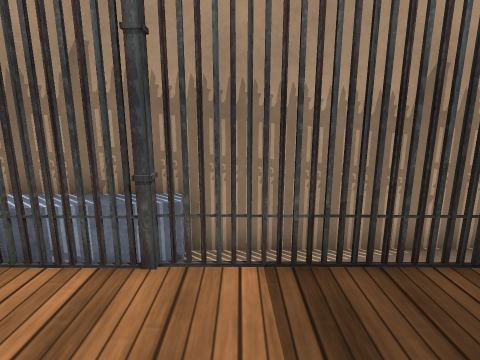
[1] (above)

17 first-person views from a walk through a Unity game level. The camera is 1.2 m above the floor, tilts 12° down and sees 80° across. The floor is counted in squares, 0.5 m on a side. Each view is taken from the middle of a square. On the plan, view 1 faces up. The plan holds only what a view shows up to about 18 squares ahead; the rest is blank. The place goes on beyond the plan. The player is left out. Some surface patterns are stand-ins.

[2]
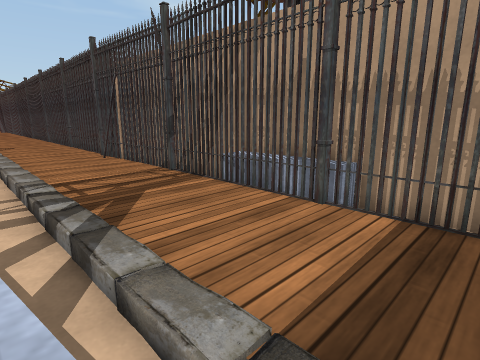

[3]
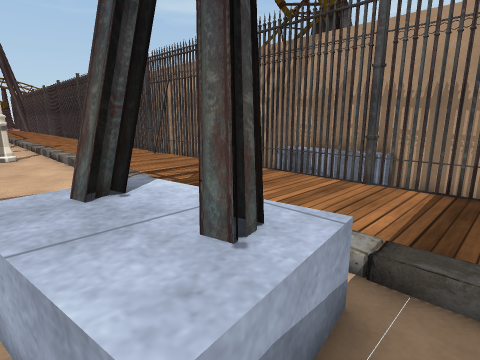

[4]
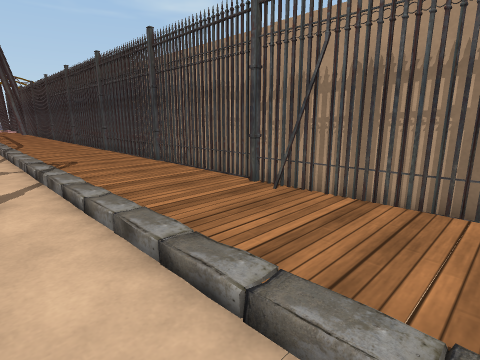

[5]
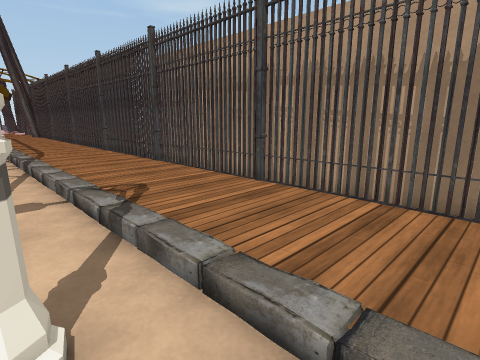

[6]
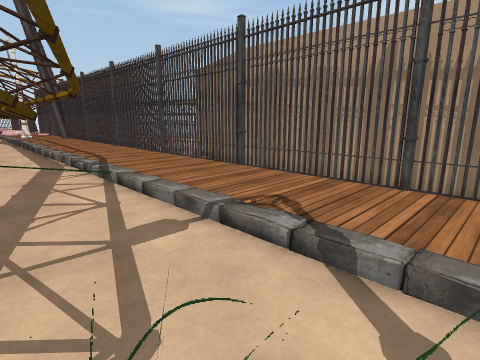

[7]
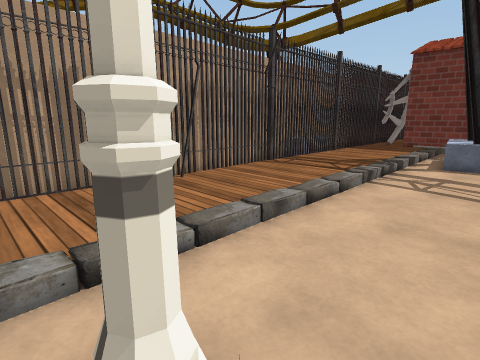

[8]
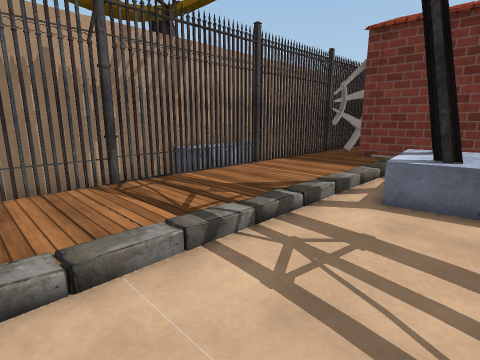

[9]
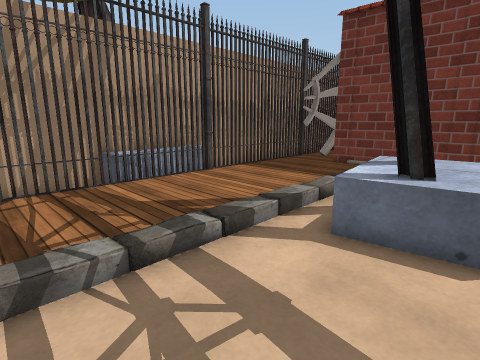

[10]
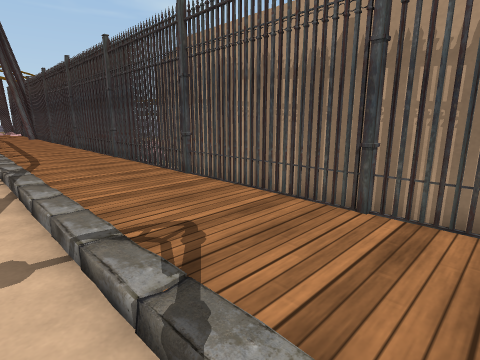

[11]
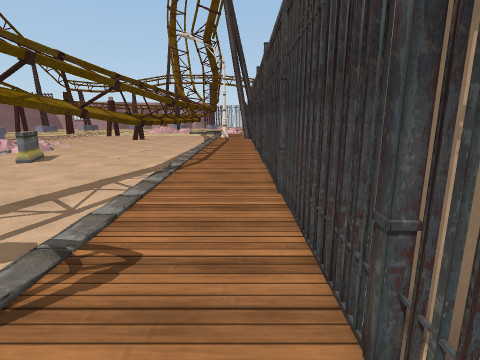

[12]
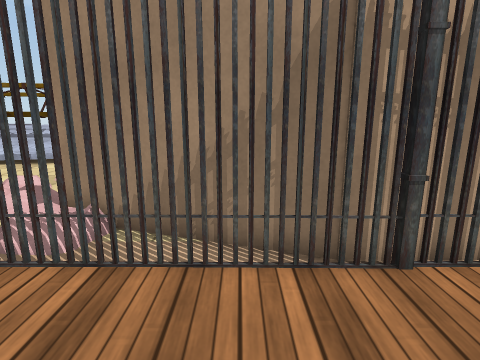

[13]
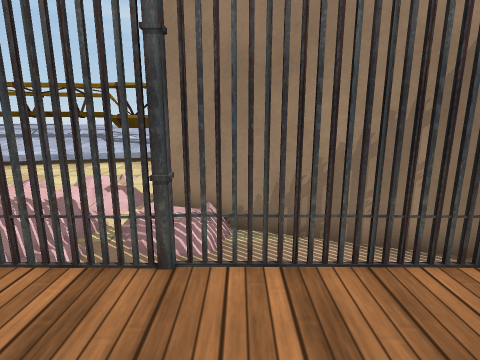

[14]
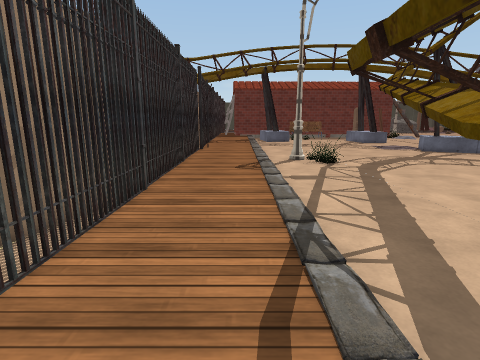

[15]
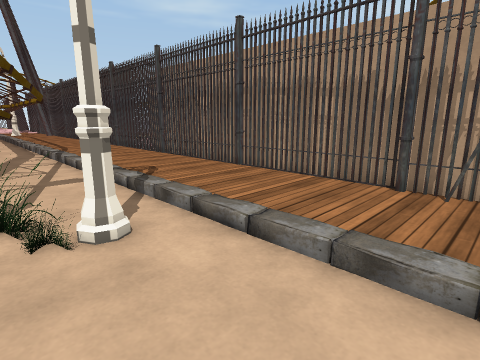

[16]
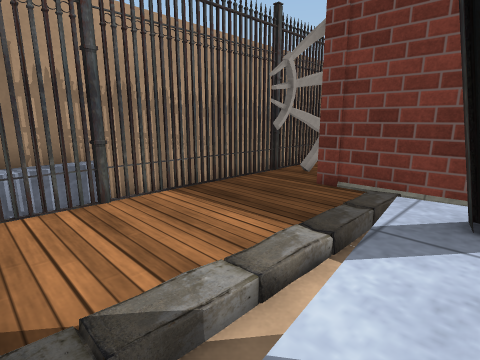

[17]
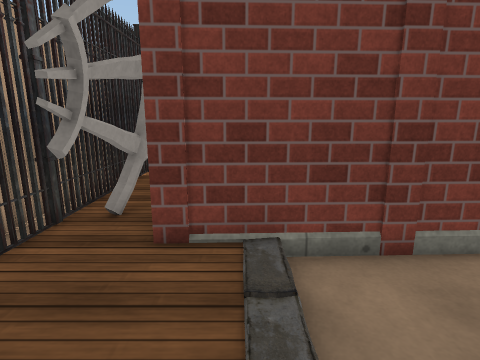

### Floor plan
Key: @ floor where view 1 was taken; # wall or solid block; x gap in a wall; . main floor; - floor 0.25 m lower than the main floor; / step, stairs or slope; = window, fence, low wall or low ledge; ^ raised ledge; T thing the floor can be seen under or through; F fence; O other object.
Columns run from 39 left of view 1 to 7 right of it. Each row starts with its distance up from view 1.
 10 //
  9 //
  8 /-#
  7  -####
  6  -..-####          #####  #####################
  5 #-------#####################  #  OOOO--------#
  4 xxxxxxxx################FFFFFFF#xxxxxxxx.xTTTT#
  3 .......................................... T##
  2 ............................................#
  1 ...........................................##
  0  ###.././..............................@...##
 -1 #####//////////////////////////////////////#
 -2 #^##^------------------------------=^#/#^--##
 -3 #^ #-#^#----------- #---------------^#^#^-- #
 -4  ----  ####-------==----------------^^^^^ --#
 -5  -------  # -----==---------  ------^^^^-- -#

Positions as (right, up) in squares from view 1, and headings:
1: (0, 0), facing up
2: (2, -2), facing up-left
3: (2, -5), facing up-left
4: (-9, -3), facing up-left
5: (-16, -3), facing up-left
6: (-20, -5), facing up-left
7: (-20, -5), facing up-right
8: (-12, -5), facing up-right
9: (-9, -5), facing up-right
10: (-20, -2), facing up-left
11: (-20, 3), facing left
12: (-32, 0), facing up
13: (-35, 0), facing up
14: (-39, 1), facing right
15: (-13, -5), facing up-left
16: (-4, -3), facing up-right
17: (-1, 0), facing right
